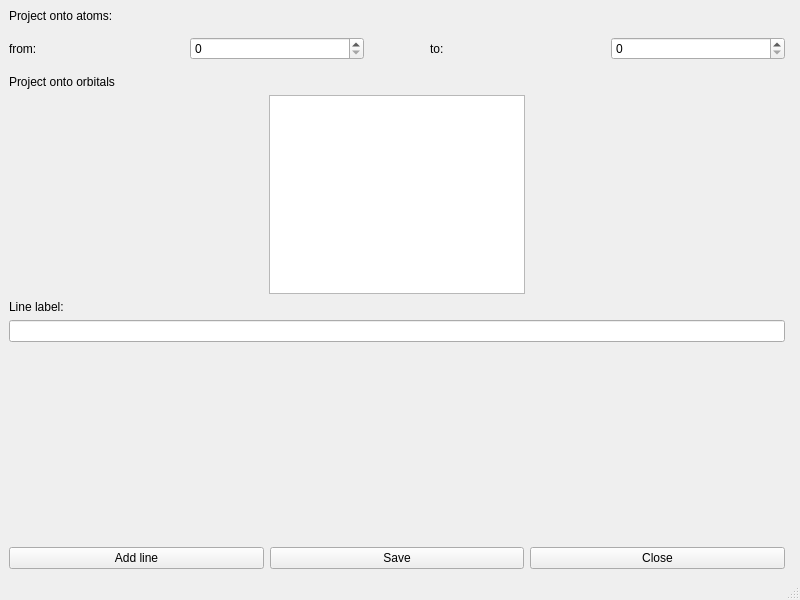
<?xml version="1.0" encoding="UTF-8"?>
<ui version="4.0">
 <class>MainWindow</class>
 <widget class="QMainWindow" name="MainWindow">
  <property name="geometry">
   <rect>
    <x>0</x>
    <y>0</y>
    <width>800</width>
    <height>600</height>
   </rect>
  </property>
  <property name="windowTitle">
   <string>MainWindow</string>
  </property>
  <widget class="QWidget" name="centralwidget">
   <layout class="QHBoxLayout" name="horizontalLayout_3">
    <item>
     <layout class="QVBoxLayout" name="verticalLayout_2">
      <item>
       <widget class="QLabel" name="label_3">
        <property name="text">
         <string>Project onto atoms:</string>
        </property>
       </widget>
      </item>
      <item>
       <layout class="QHBoxLayout" name="horizontalLayout">
        <item>
         <widget class="QLabel" name="label">
          <property name="text">
           <string>from:</string>
          </property>
         </widget>
        </item>
        <item>
         <widget class="QSpinBox" name="spinBox"/>
        </item>
        <item>
         <spacer name="horizontalSpacer">
          <property name="orientation">
           <enum>Qt::Horizontal</enum>
          </property>
          <property name="sizeType">
           <enum>QSizePolicy::Preferred</enum>
          </property>
          <property name="sizeHint" stdset="0">
           <size>
            <width>60</width>
            <height>40</height>
           </size>
          </property>
         </spacer>
        </item>
        <item>
         <widget class="QLabel" name="label_2">
          <property name="text">
           <string>to:</string>
          </property>
         </widget>
        </item>
        <item>
         <widget class="QSpinBox" name="spinBox_2"/>
        </item>
       </layout>
      </item>
      <item>
       <widget class="QLabel" name="label_4">
        <property name="text">
         <string>Project onto orbitals</string>
        </property>
       </widget>
      </item>
      <item alignment="Qt::AlignHCenter">
       <widget class="QListWidget" name="listWidget">
        <property name="inputMethodHints">
         <set>Qt::ImhMultiLine</set>
        </property>
       </widget>
      </item>
      <item>
       <widget class="QLabel" name="label_5">
        <property name="text">
         <string>Line label:</string>
        </property>
       </widget>
      </item>
      <item>
       <widget class="QLineEdit" name="lineEdit"/>
      </item>
      <item>
       <spacer name="verticalSpacer">
        <property name="orientation">
         <enum>Qt::Vertical</enum>
        </property>
        <property name="sizeHint" stdset="0">
         <size>
          <width>20</width>
          <height>40</height>
         </size>
        </property>
       </spacer>
      </item>
      <item>
       <layout class="QHBoxLayout" name="horizontalLayout_2">
        <item>
         <widget class="QPushButton" name="pushButton">
          <property name="text">
           <string>Add line</string>
          </property>
         </widget>
        </item>
        <item>
         <widget class="QPushButton" name="pushButton_2">
          <property name="text">
           <string>Save</string>
          </property>
         </widget>
        </item>
        <item>
         <widget class="QPushButton" name="pushButton_3">
          <property name="text">
           <string>Close</string>
          </property>
         </widget>
        </item>
       </layout>
      </item>
     </layout>
    </item>
    <item>
     <widget class="QWidget" name="widget" native="true"/>
    </item>
   </layout>
  </widget>
  <widget class="QMenuBar" name="menubar">
   <property name="geometry">
    <rect>
     <x>0</x>
     <y>0</y>
     <width>800</width>
     <height>23</height>
    </rect>
   </property>
  </widget>
  <widget class="QStatusBar" name="statusbar"/>
 </widget>
 <resources/>
 <connections/>
</ui>
